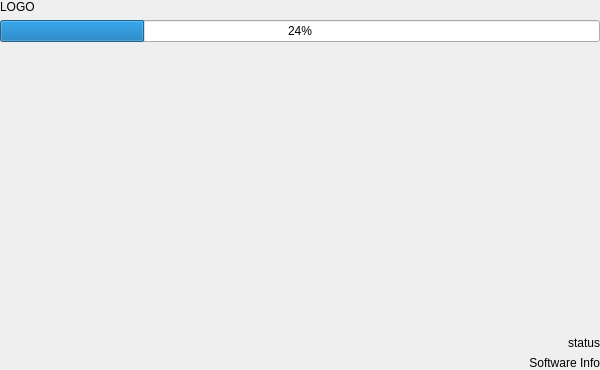
<?xml version="1.0" encoding="UTF-8"?>
<ui version="4.0">
 <class>SplashScreen</class>
 <widget class="QWidget" name="SplashScreen">
  <property name="geometry">
   <rect>
    <x>0</x>
    <y>0</y>
    <width>600</width>
    <height>370</height>
   </rect>
  </property>
  <property name="windowTitle">
   <string>SplashScreen</string>
  </property>
  <layout class="QGridLayout" name="gridLayout">
   <property name="leftMargin">
    <number>0</number>
   </property>
   <property name="topMargin">
    <number>0</number>
   </property>
   <property name="rightMargin">
    <number>0</number>
   </property>
   <property name="bottomMargin">
    <number>0</number>
   </property>
   <item row="0" column="0">
    <widget class="QLabel" name="labelLogo">
     <property name="text">
      <string>LOGO</string>
     </property>
    </widget>
   </item>
   <item row="5" column="0">
    <widget class="QLabel" name="labelSoftwareInfo">
     <property name="text">
      <string>Software Info</string>
     </property>
     <property name="alignment">
      <set>Qt::AlignmentFlag::AlignRight|Qt::AlignmentFlag::AlignTrailing|Qt::AlignmentFlag::AlignVCenter</set>
     </property>
    </widget>
   </item>
   <item row="3" column="0">
    <spacer name="verticalSpacer">
     <property name="orientation">
      <enum>Qt::Orientation::Vertical</enum>
     </property>
     <property name="sizeHint" stdset="0">
      <size>
       <width>20</width>
       <height>40</height>
      </size>
     </property>
    </spacer>
   </item>
   <item row="4" column="0">
    <widget class="QLabel" name="labelStatus">
     <property name="text">
      <string>status</string>
     </property>
     <property name="alignment">
      <set>Qt::AlignmentFlag::AlignRight|Qt::AlignmentFlag::AlignTrailing|Qt::AlignmentFlag::AlignVCenter</set>
     </property>
    </widget>
   </item>
   <item row="1" column="0">
    <widget class="QProgressBar" name="progressBar">
     <property name="value">
      <number>24</number>
     </property>
    </widget>
   </item>
  </layout>
 </widget>
 <resources/>
 <connections/>
</ui>
